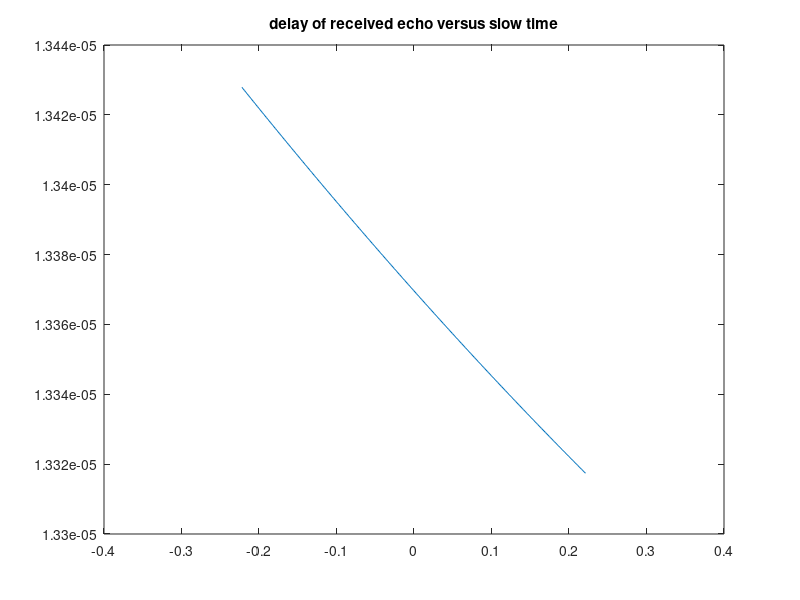
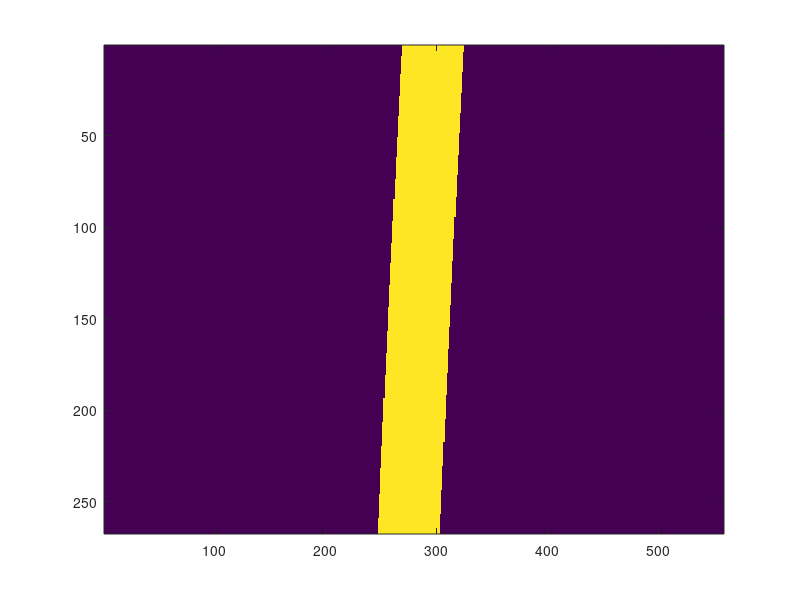
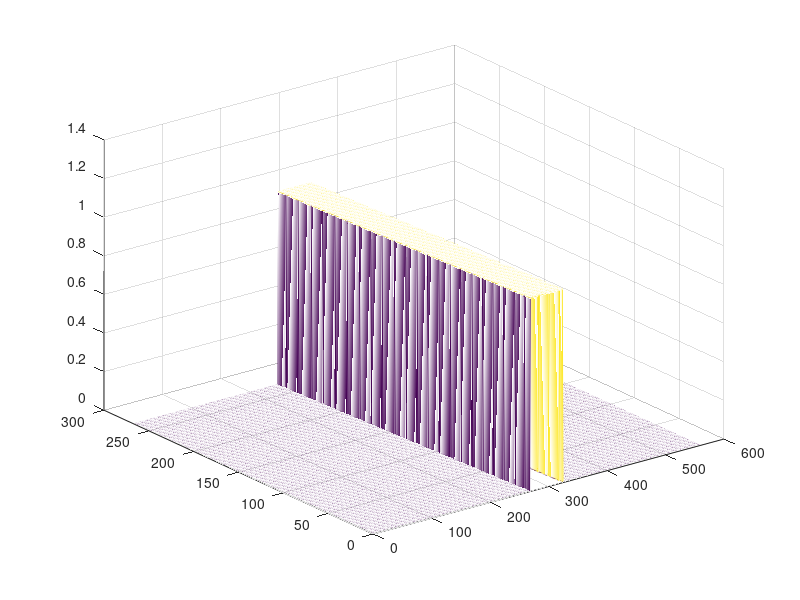
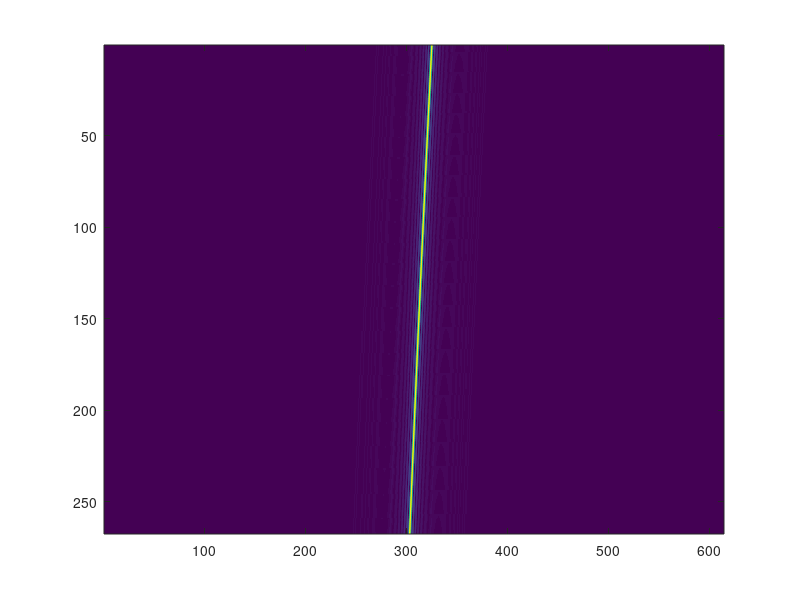

These charts were generated, in order, by the following MATLAB code: (Note: this script raises an error after producing the figures.)
close all;
clear all;
clc;

c=2.9979*10^8;  % Propagation velocity
fo=4.5e9;       % Carrier frequency (4.5GHz)
landa=c/fo;     % Wavelength (60cm for fo = 4.5e9)
theta_inc=pi/4; % Loook angle
Vplat=200;         % Velocity of platform
Rcenter=2000;  % Range distance to center of target area
l=0.5;           % Antenna vertical length actual
L=1.5;             %Antenna azimuth length

Swath=(landa*Rcenter)/(l*cos(theta_inc));


Rnear=Rcenter-Swath/2;     % Range Near
Rfar=Rcenter+Swath/2;   % Rang Far
Tr=(2*Swath)/(c*9);     %Pulse duration=>window length is 10 Tr
Ts=(2*Rnear)/c-Tr/2;             % Start time of sampling
Tf=(2*Rfar)/c+Tr/2;           % End time of sampling

Bw=100e6;%therefore resolution is 1.5m
Kr=Bw/Tr;%Modulation Rate
Fs=2*Bw;
dt=1/Fs;
t=Ts:dt:Tf;
%%%%%target location%%%%%%%%%%%%%%%%
R0=Rcenter;
Timg=(landa*R0)/(L*Vplat);
eta0=Timg/4;
%%%%%%%%%%%%%%%%%%

max_PRF=(l*c)/(2*Rcenter*landa*tan(theta_inc));
min_PRF=2*Vplat/L;
%PRF=max_PRF+min_PRF/2;
PRF=600;
Dta=1/PRF;
eta=-Timg/2:Dta:Timg/2;

%%%%%%%%%%%%%%%%%%%%%%%%%%%%%%%%%%%%%%%
Va=10; %along track velocity(m/s)
Vc=50; %cross track velocity(m/s)
Aa=0.1; %along track acceleration(m/s^2)
Ac=0.1; %cross track acceleration(m/s^2)
X=R0*sin(theta_inc);
Vr=X*Vc/R0;
Ar=X*Ac/R0;  
% Target Estimation Parameter
Vr_estimated=Vr;
Va_estimated=Va;
Ar_estimated=Ar;



R=R0-Vr*(eta-eta0)+( ( ((Vplat-Va)^2-Ar*R0)*((eta-eta0).^2) )/(2*R0) );
Tdelay=2*R/c;
figure;
plot(eta,Tdelay);
hold on;

title('delay of received echo versus slow time');

counter=1;
Sig1=zeros(length(eta),length(t));
for Td=Tdelay
    Sig1(counter,:)=exp(-1j*2*pi*fo*Td)*exp( 1j*Kr*pi*((t-Td).^2) ) .* (-Tr/2+Td<=t & t<=Tr/2+Td);
    counter=counter+1;
end



figure;
imagesc(abs(Sig1));
figure;
mesh(abs(Sig1));

T=-Tr/2:dt:Tr/2;
St=exp(1j*Kr*pi*T.^2).*(-Tr/2<=T & T<=Tr/2);
len=length(t)+length(T)-1;
%Nfft=2^nextpow2(len);
Nfft=len;
St_f=fft(St,Nfft);
Ht=exp(-1j*Kr*pi*T.^2).*(-Tr/2<=T & T<=Tr/2);
H_f=fft(Ht,Nfft);

Sig2=zeros(length(eta),Nfft);

for counter=1:length(eta)
    Sig2(counter,:)=ifft( fft(Sig1(counter,:),Nfft) .* H_f , Nfft );
end

% s_fdc_elimination=exp(-1j*4*pi*Vr_estimated*eta/landa);
% s_fdc_elimination=conj(s_fdc_elimination');
% s_fdc_elimination=repmat(s_fdc_elimination,1,Nfft);
% Sig2=Sig2 .* s_fdc_elimination;

figure;
imagesc(abs(Sig2));
figure;
mesh(abs(Sig2));

RWM_max=Vr*Timg/2;
deltaT=2*RWM_max/c;
Nsample=deltaT/dt;
%Q=round(pi/(atan(PRF*Timg*c*dt/4*RWM_max)+pi/2));
Q=180;
Y=My_Hough(abs(Sig2),Q);
[a,b]=find(Y==max(max(Y)));
slope=-cot((pi/Q)*b);

RWM_max_estimated=-PRF*Timg*c*dt*slope/4;
Vr_estimated=RWM_max_estimated*2/Timg;